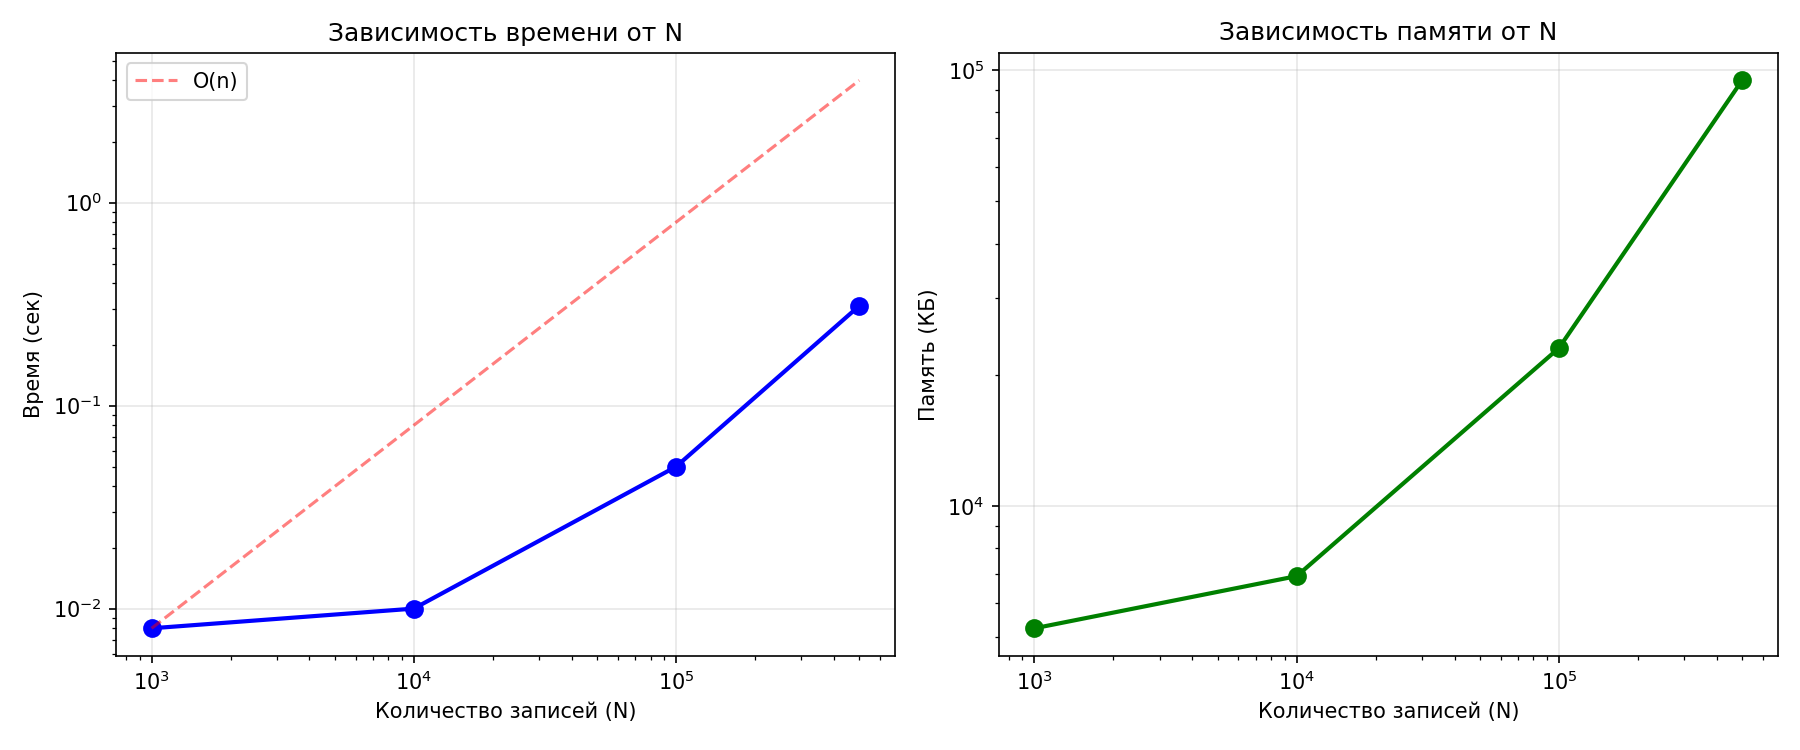

Python code for this plot:
#!/usr/bin/env python3
import matplotlib.pyplot as plt


n = [1000, 10000, 100000, 500000]
time_sec = [0.008, 0.010, 0.05, 0.31]
memory_kb = [5248, 6912, 23040, 94720]

fig, (ax1, ax2) = plt.subplots(1, 2, figsize=(12, 5))

ax1.plot(n, time_sec, 'bo-', linewidth=2, markersize=8)
ax1.set_xlabel('Количество записей (N)')
ax1.set_ylabel('Время (сек)')
ax1.set_title('Зависимость времени от N')
ax1.grid(True, alpha=0.3)
ax1.set_xscale('log')
ax1.set_yscale('log')

linear = [time_sec[0] * (x / n[0]) for x in n]
ax1.plot(n, linear, 'r--', alpha=0.5, label='O(n)')
ax1.legend()

ax2.plot(n, memory_kb, 'go-', linewidth=2, markersize=8)
ax2.set_xlabel('Количество записей (N)')
ax2.set_ylabel('Память (КБ)')
ax2.set_title('Зависимость памяти от N')
ax2.grid(True, alpha=0.3)
ax2.set_xscale('log')
ax2.set_yscale('log')

plt.tight_layout()
plt.savefig('benchmark.png', dpi=150)


for i in range(len(n)):
    print(f"{n[i]:<12} {time_sec[i]:<15.3f} {memory_kb[i]:<15}")
print("="*50)

for i in range(1, len(n)):
    ratio_n = n[i] / n[0]
    ratio_time = time_sec[i] / time_sec[0]
    print(f"N×{ratio_n:.0f} время×{ratio_time:.2f} (ожидалось ×{ratio_n:.0f})")
